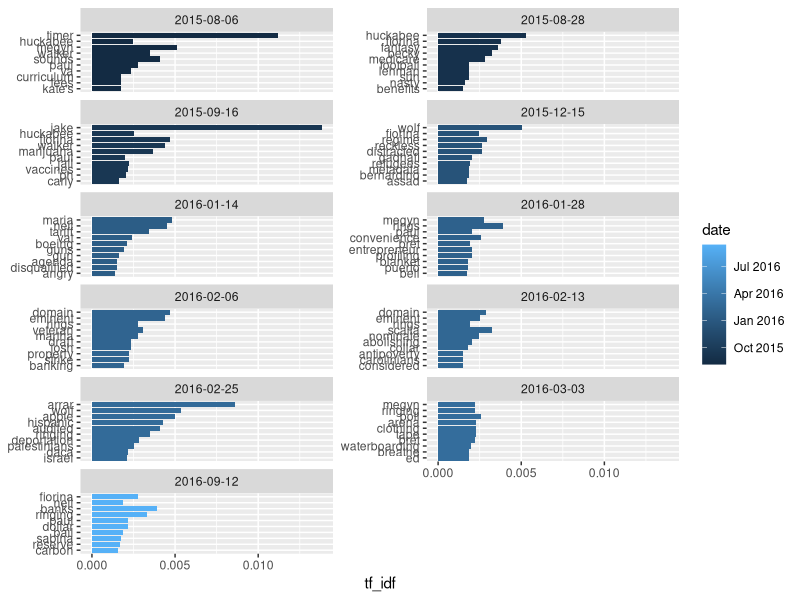

The R source for this figure:

# Homework #5 Answers -----------------------------------------------------

# This script answers the following research question: What were the most salient topics discussed for each of the 2015 GOP primary debates? 


# Pre-Flight --------------------------------------------------------------

# Load libraries 
library(tidyverse)
library(tidytext)

# Load data
data <- read_csv("datasets/gop_debates.csv")

# TF-IDF Analysis  --------------------------------------------------------

#Save word data for each debate
data_word_n <- data %>%
  unnest_tokens(word, text) %>%
  anti_join(stop_words) %>%
  count(date, word, sort = TRUE)

# Get word count by debate compared to total count of each word
total_words <- data_word_n %>% 
  group_by(date) %>% 
  summarize(total = sum(n))

# Create a new dataframe combining information on total number of words per tweet word frequency counts
data_word_n <- left_join(data_word_n, total_words)

# Get term frequency (TF),  inverse document frequency (IDF), and TF-IDF 
data_word_n <- data_word_n %>%
  # Calculates TF, IDF, and TF-IDF from word totals and TFs
  bind_tf_idf(word, date, n)

#Visualize frequency of most common words occurring more frequently than 10 times by debate
data_word_n %>%
  arrange(desc(tf_idf)) %>%
  mutate(word = factor(word, levels = rev(unique(word)))) %>% 
  group_by(date) %>% 
  slice(1:10) %>% 
  ungroup() %>%
  ggplot(aes(word, tf_idf, fill=date)) +
  geom_col() +
  xlab(NULL) +
  coord_flip()+
  facet_wrap(~date, ncol = 2, scales = "free_y")
